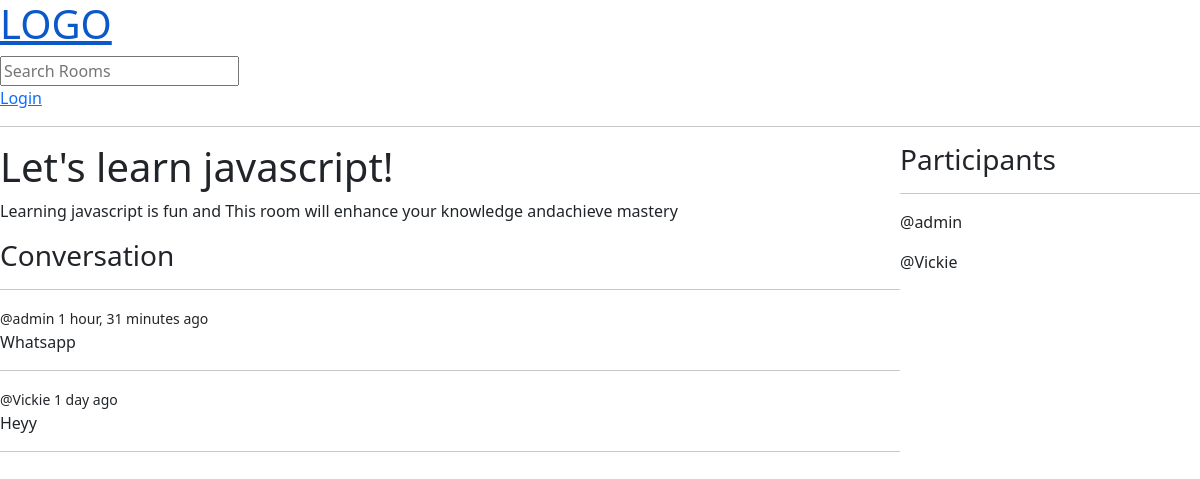
The page /room/1/ on the database its author committed.
### base/models.py (models this page shows, shortened)
class Room(models.Model):
    host= models.ForeignKey(User,on_delete=models.SET_NULL,null=True)
    topic= models.ForeignKey(Topic,on_delete=models.SET_NULL,null=True)
    name=models.CharField(max_length=200)
    description=models.TextField(null=True,blank=True)
    participants=models.ManyToManyField(User,related_name='participants',blank=True)
    updated=models.DateTimeField(auto_now=True)
    created=models.DateTimeField(auto_now_add=True)
    class Meta:
        ordering=['-updated','-created']

class Message(models.Model):
    user=models.ForeignKey(User,on_delete=models.CASCADE)
    room=models.ForeignKey(Room,on_delete=models.CASCADE)
    body=models.TextField()
    updated=models.DateTimeField(auto_now=True)
    created=models.DateTimeField(auto_now_add=True)

### base/views.py (the view, shortened to what this page needs)
# urls.py: path('room/<str:pk>/',views.room,name="room"),
def room(request,pk):
    rooms=Room.objects.get(id=pk)
    roommessages=rooms.message_set.all().order_by('-created')
    participants=rooms.participants.all()
    context={'rooms':rooms,'roommessages':roommessages,'participants':participants}
    return render(request,'base/room.html',context)

### base/templates/base/room.html (shortened to what this page needs)
{% extends 'main.html' %} {% block content %}
<div class="room-container">
    <div>
  <h1>{{rooms.name}}</h1>
  <p>{{rooms.description}}</p>
  <div class="comment-wrapper">
    <h3>Conversation</h3>
    <hr />
    {% for message in roommessages %}
    <div>
      <small>@{{message.user}} {{message.created|timesince}} ago</small>
      <p>{{message.body}}</p>
      <hr />
    </div>
    {% endfor %}
  </div>
</div>
<div>
    <h3>Participants</h3>
    <hr>
    {% for participant in participants %}
    <div>
        <p>@{{participant.username}}</p>
    </div>
    {% endfor %}
</div>
</div>
{% endblock content %}

### base/templates/base/room.html (style rules this page uses)
.room-container { display: grid; grid-template-columns: 3fr 1fr; }

### rows shown on the page
Room: name "Let's learn javascript!", description "Learning javascript is fun and This room will enhance your knowledge andachieve mastery"
Message: user "admin", created "1 hour, 31 minutes", body "Whatsapp"
Message: user "Vickie", created "1 day", body "Heyy"

### other values the page prints
{{ participant.username }} "admin"
{{ participant.username }} "Vickie"
